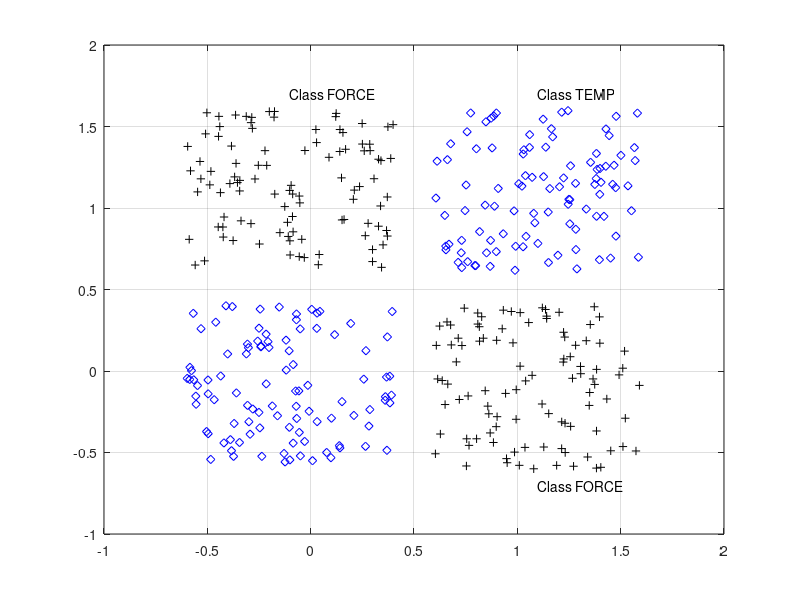

Here is the MATLAB script that generated this plot: (Note: this script raises an error after producing the figure.)
close all,
clear all,
clc,
format compact% number of samples of each class
K = 100;% define 4 clusters of input data
q = .6; % offset of classes
A = [rand(1,K)-q; rand(1,K)+q];
B = [rand(1,K)+q; rand(1,K)+q];
C = [rand(1,K)+q; rand(1,K)-q];
D = [rand(1,K)-q; rand(1,K)-q];% plot clusters OF SENSORS
figure(1)
plot(A(1,:),A(2,:),'k+')
hold on
grid on
plot(B(1,:),B(2,:),'bd')
plot(C(1,:),C(2,:),'k+')
plot(D(1,:),D(2,:),'bd')% text labels for clusters
text(.5-q,.5+2*q,'Class FORCE')
text(.5+q,.5+2*q,'Class TEMP')
text(.5+q,.5-2*q,'Class FORCE')

PAGE 14
text(.5-q,.5-2*q,'Class TEMP')% encode clusters a and c as one
class, and b and d as another class
a = -1; % a | b
c = -1; % -------
b = 1; % d | c
d = 1; %
% define inputs (combine samples from all four classes)
P = [A B C D];
% define targets
T = [repmat(a,1,length(A)) repmat(b,1,length(B)) ...
repmat(c,1,length(C)) repmat(d,1,length(D)) ];
% view inputs |outputs
%[P' T']
% create a neural network
net = feedforwardnet([5 3]);
% train net
net.divideParam.trainRatio = 1; % training set [%]
net.divideParam.valRatio = 0; % validation set [%]
net.divideParam.testRatio = 0; % test set [%]
% train a neural network
[net,tr,Y,E] = train(net,P,T);
% show network
view(net)
figure(2)
plot(T','linewidth',2)
hold on
plot(Y','r--')
grid on
legend('Targets','Network response','location','best')
ylim([-1.25 1.25])
% generate a grid

PAGE 15

span = -1:.005:2;
[P1,P2] = meshgrid(span,span);
pp = [P1(:) P2(:)]';
% simulate neural network on a grid
aa = net(pp);
% translate output into [-1,1]
%aa = -1 + 2*(aa>0);
% plot classification regions
figure(1)
mesh(P1,P2,reshape(aa,length(span),length(span))-5);
colormap cool
view(2)